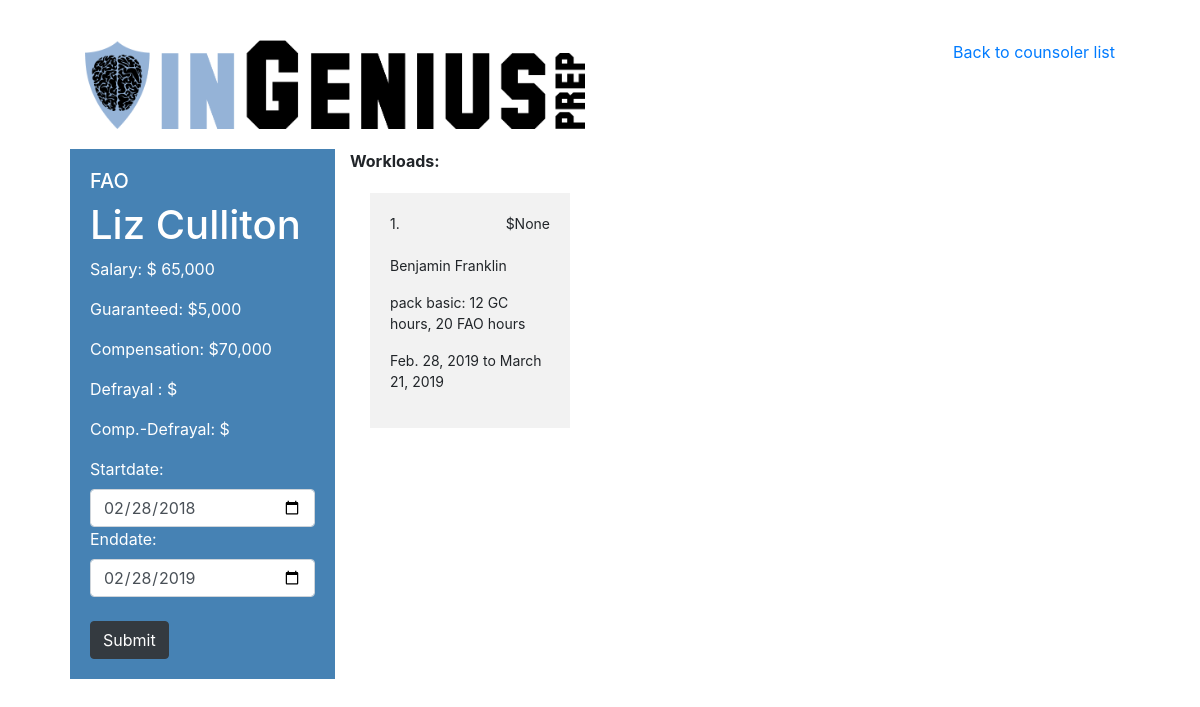
The app's page /4 (signed in) with its own data.
### costcomp/models.py (models this page shows, shortened)
class Counsoler(models.Model):
    COUNSOLER_LEVEL = (
        ('GC', 'Grauate Coach'),
        ('FAO', 'Former Admissions Officer')
    )
    first = models.CharField(max_length=64)
    last = models.CharField(max_length=64)
    salary = models.IntegerField()
    guaranteed = models.IntegerField()
    level = models.CharField(max_length=3, choices=COUNSOLER_LEVEL, default='GC', blank=False)
    @property
    def total(self):
        return self.salary + self.guaranteed

class Enrollment(models.Model):
    GC_Cost = 50    #GC hourly cost
    FAO_Cost = 100   #FAO hourly cost
    students = models.ManyToManyField(Student, related_name='enrollments')
    fao = models.ForeignKey(Counsoler, on_delete=models.PROTECT, related_name='faoEnrollments', limit_choices_to={'level':'FAO'}, blank=True, null=True)
    gc = models.ForeignKey(Counsoler, on_delete=models.PROTECT, related_name='gcEnrollments', limit_choices_to={'level':'GC'}, blank=True, null=True)
    package = models.ForeignKey(Package, on_delete=models.PROTECT, related_name='enrollments')
    packStart = models.DateField(default=date.today, blank=False)  #need enforce endDate no earlier than start
    packEnd = models.DateField(default=enddate_default, blank=False)
    faoStart = models.DateField(default=date.today, blank=True, null=True)
    faoEnd = models.DateField(default=enddate_default, blank=True, null=True)
    gcStart = models.DateField(default=date.today, blank=True, null=True)
    gcEnd = models.DateField(default=enddate_default, blank=True, null=True)
    var = models.FloatField(blank=True, null=True) #temprarily store enrollment instance cost to render on the webpage
    def cost(self, counsoler, startDate, endDate):
        '''calculate counsoler's cost for a package. Query dates may not be the full span of the course length'''
        packStart = self.packStart
        packEnd = self.packEnd
        if counsoler.level == 'GC':
            if self.gcEnd <= startDate or self.gcStart >= endDate:
                return 0
            else:
                gcStart = max(self.gcStart, startDate)
                gcEnd = min(self.gcEnd, endDate)
            if not self.package.courseHours:
                courseHours = 0
                studentCount = 1
            elif not self.fao:
                courseHours = self.package.courseHours
                studentCount = self.students.count()
            else:
                courseHours = 0
                studentCount = self.students.count()
            hours = self.package.gcHours * studentCount + courseHours
            cost = counsolerCost(self.GC_Cost, hours, gcStart, gcEnd, packStart, packEnd)
            return round(cost,2)
        elif counsoler.level == 'FAO':
            if self.faoEnd <= startDate or self.faoStart >= endDate:
                return 0
            else:
                faoStart = max(self.faoStart, startDate)
                faoEnd = min(self.faoEnd, endDate)
            if not self.package.courseHours:
               courseHours = 0
               studentCount = 1
            else:
               courseHours = self.package.courseHours
               studentCount = self.students.count()
            hours = self.package.faoHours * studentCount + courseHours
            cost = counsolerCost(self.FAO_Cost, hours, faoStart, faoEnd, packStart, packEnd)
            return round(cost,2)

class Student(models.Model):
    first = models.CharField(max_length=64)
    last = models.CharField(max_length=64)

class Package(models.Model):
    name = models.CharField(max_length=64, unique=True)
    gcHours = models.IntegerField(verbose_name='GC hours')
    faoHours = models.IntegerField(verbose_name='FAO hours')
    courseHours = models.IntegerField(blank=True, null=True)
    def __str__(self):
        if self.courseHours:
            return f'{self.name}: {self.courseHours} Course Hours, {self.gcHours} GC hours, {self.faoHours} FAO hours'
        else:
            return f'{self.name}: {self.gcHours} GC hours, {self.faoHours} FAO hours'

### costcomp/views.py (the view)
# urls.py: path("<int:counsoler_id>", views.counsoler, name='counsoler'),
def counsoler(request, counsoler_id):
    if not request.user.is_authenticated:
        return render(request, "costcomp/login.html", {"message": None})
    def salaryToCostDiff(totalCost, queryStart, queryEnd, salaryTotal):
        '''To calculate the cost to salary difference, salary here is yearly cost which will be divided by 365 days to get unit-cost'''
        daysDiff = queryEnd - queryStart
        SCDiff = salaryTotal/365*daysDiff.days - totalCost
        return round(SCDiff, 2)
    try:
        counsoler = Counsoler.objects.get(pk=counsoler_id)
    except Counsoler.DoesNotExist:
        raise Http404("Counsoler does not exist")
    if request.method == 'POST':
        form = periodQuery(request.POST)
        if form.is_valid():
            startDate = form.cleaned_data['startDate']
            endDate = form.cleaned_data['endDate']
            if counsoler.level == 'FAO':
                enrollments = Enrollment.objects.filter(fao__id=counsoler_id, packStart__lt=endDate, packEnd__gt=startDate)
            elif counsoler.level == 'GC':
                enrollments = Enrollment.objects.filter(gc__id=counsoler_id, packStart__lt=endDate, packEnd__gt=startDate)
            totalCost = 0
            for enrollment in enrollments:
                enrollment.var = enrollment.cost(counsoler, startDate, endDate)
                totalCost += enrollment.var
            SCDiff = salaryToCostDiff(totalCost, startDate, endDate, counsoler.total)
            context = {
                "user": request.user,
                "form": form,
                "counsoler": counsoler,
                "enrollments": enrollments,
                "defrayal": round(totalCost, 2),
                "SCDiff": SCDiff,
            }
            return render(request, "costcomp/counsoler.html", context)
        context = {
            "user": request.user,
            "form": form,
            "counsoler": counsoler,
        }
    else:
        if counsoler.level == 'FAO':
            enrollments =  Enrollment.objects.filter(fao__id=counsoler_id)
        elif counsoler.level == 'GC':
            enrollments =  Enrollment.objects.filter(gc__id=counsoler_id)
        form = periodQuery()
        context = {
            "user": request.user,
            "form": form,
            "counsoler": counsoler,
            "enrollments": enrollments,
        }
    return render(request, "costcomp/counsoler.html", context)

### costcomp/models.py (shortened to what this page needs)
class periodQuery(forms.Form):
    startDate = forms.DateField(widget=forms.TextInput(attrs={'class':'form-control col-12', 'type':'date'}), initial=startdate_default)
    endDate = forms.DateField(widget=forms.TextInput(attrs={'class':'form-control col-12', 'type':'date'}), initial=date.today)

### costcomp/models.py (called while the page is built)
def startdate_default():
    return date.today()-timedelta(days=365)

### costcomp/templates/costcomp/counsoler.html (shortened to what this page needs)
{% extends "costcomp/base.html" %}
{% load static %}
{% load humanize %}
{% block body %}
<div class="container" style="padding:20px;">
    <div style="margin:20px;" class="row">
        <div class="col-6"><img class="img-fluid" src="{% static "costcomp/ingenius-logo.png" %}" id="icon" alt="InGeniusPrep Logo" /></div>
        <div class="col-6"><a href='{% url "index" %}' style="float:right;">Back to counsoler list</a></div>
    </div>
    <div style="margin:20px;" class="row">
        <div class="col-3" style="background-color:steelblue; color:white; padding:20px;">
            <h5>{{counsoler.level}}</h5>
            <h1>{{counsoler.first}} {{counsoler.last}}</h1>
            <p>Salary: $ {{counsoler.salary|intcomma}}</p>
            <p>Guaranteed:  ${{counsoler.guaranteed|intcomma}}</p>
            <p>Compensation:  ${{counsoler.total|intcomma}}</p>
            <p>Defrayal : ${{defrayal|intcomma}}</p>
            <p>Comp.-Defrayal:  ${{SCDiff|intcomma}}</p>
            <form action="{% url 'counsoler' counsoler.id%}" method="post">
                {{form}}
                <br/>
            <button type="submit" class="btn btn-dark">Submit</button>
            </form>
        </div>
        <div class="col-9">
            <div><b>Workloads:</b></div>
            <div style="display:flex; flex-wrap:wrap;">
                {% for enrollment in enrollments %}
                    <div style="background-color:#F2F2F2; font-size:14px; margin: 20px; padding:20px; width:200px;">
                        <div>
                            {{forloop.counter}}.
                                <div class="float-right">${{enrollment.var|intcomma}}</div>
                        </div><br/>
                        <p>
                        {% for student in enrollment.students.all %}
                            {{student.first}} {{student.last}}<br/>
                        {% endfor %}
                        </p>
                        <p>{{enrollment.package}}</p>
                        <p>
                        {% if counsoler.level == 'FAO' %}
                            {{enrollment.faoStart}} to {{enrollment.faoEnd}}
                        {% elif counsoler.level == 'GC' %}
                            {{enrollment.gcStart}} to {{enrollment.gcEnd}}
                        {% endif %}
                        </p>
                    </div>
                    {% empty %}
                    <div>No Workloads</div>
                {% endfor %}
            </div>
     </div>
</div>
{% endblock %}

### records on screen
Counsoler: level "FAO", first "Liz", last "Culliton", salary "65,000", guaranteed "5,000", total "70,000"
Enrollment: var "None", package "pack basic: 12 GC hours, 20 FAO hours", faoStart "Feb. 28, 2019", faoEnd "March 21, 2019"
Student: first "Benjamin", last "Franklin"
